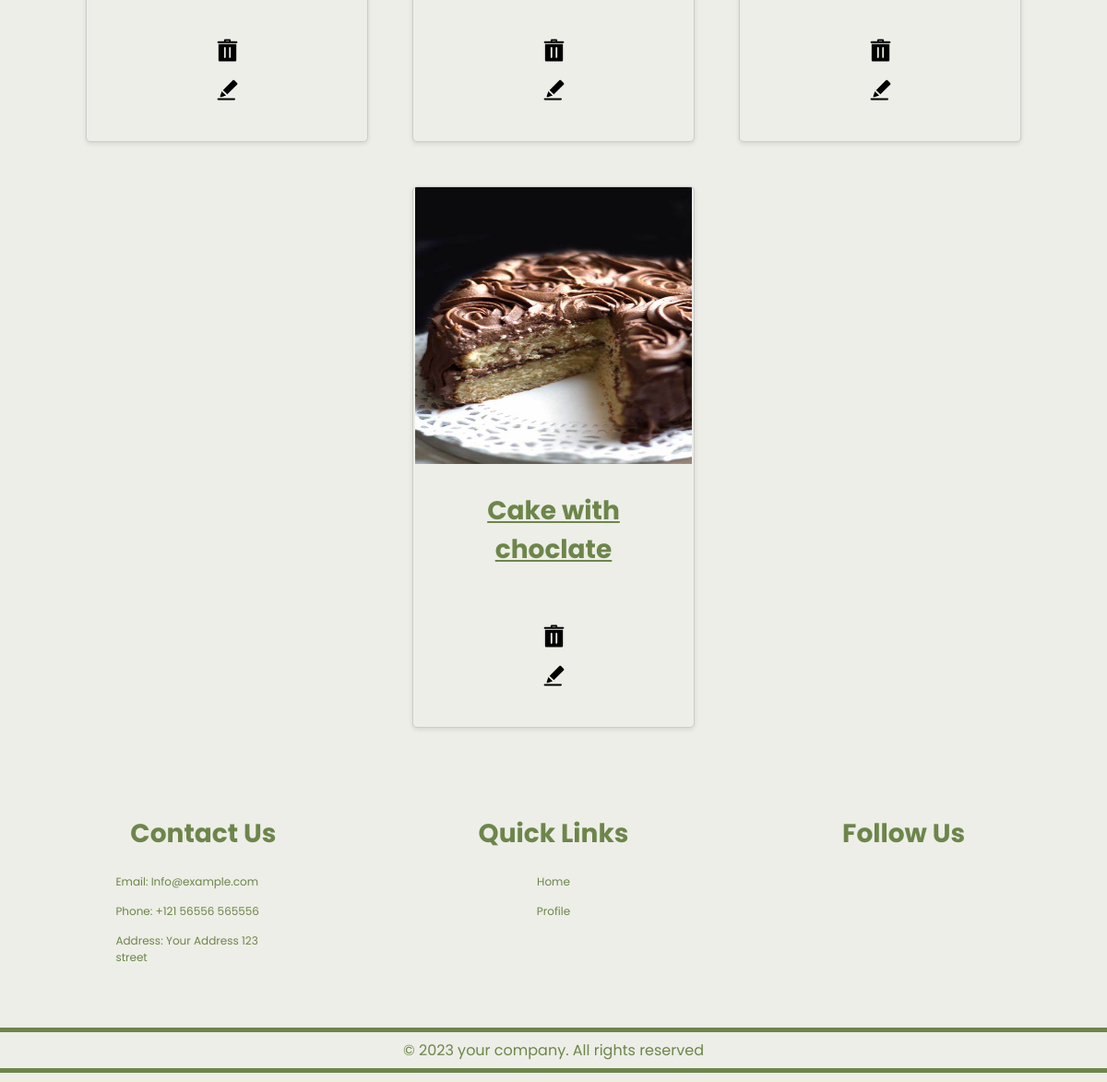
The app's page /home/adminpage/ (lower part), older data.
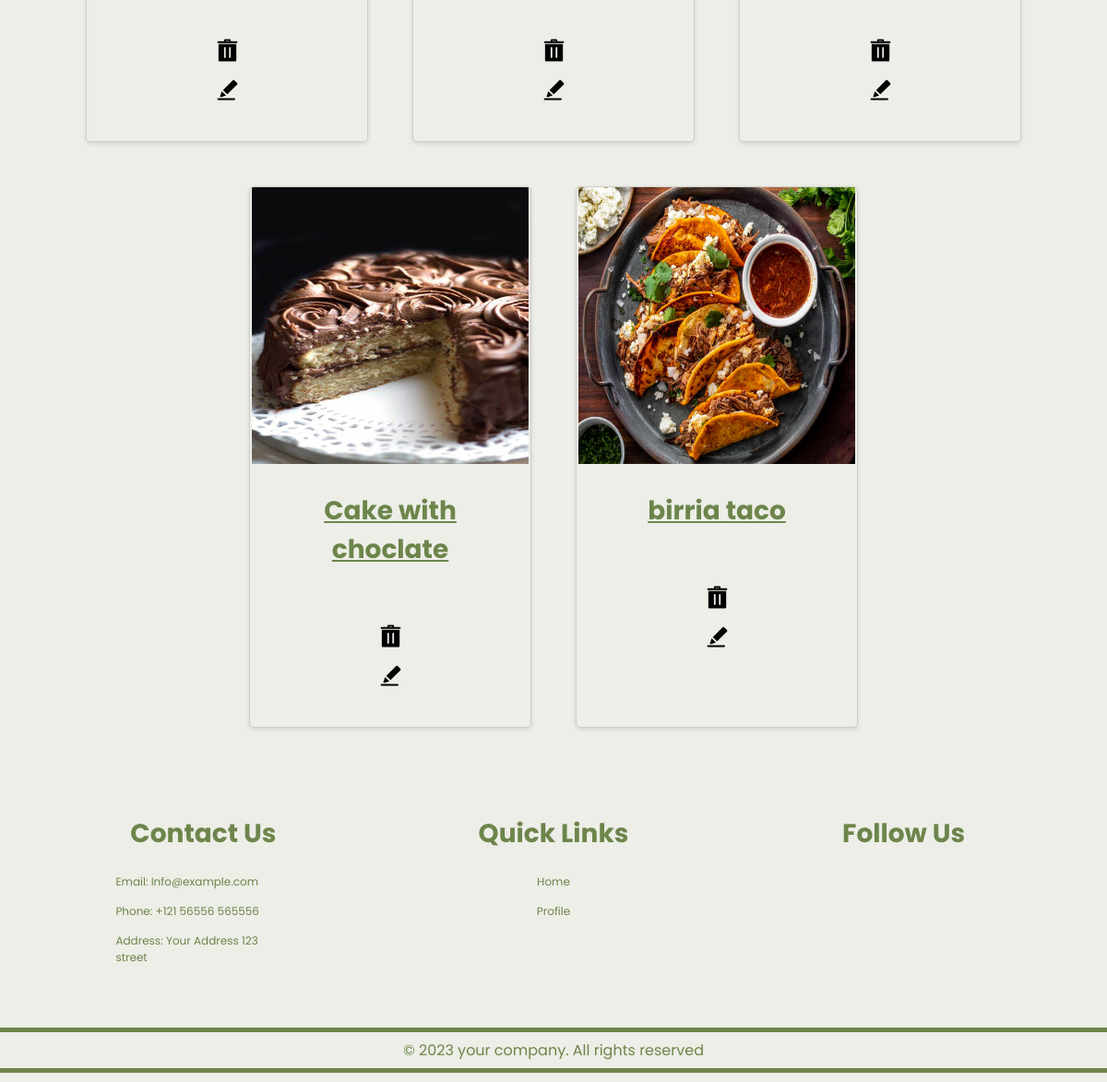
The same page, newer data.
### ad/models.py (models this page shows, shortened)
class Recipie (models.Model):
    y=[
        ('g', 'g'),
        ('mg', 'mg')
    ]
    COURSE_CHOICES = [
        ('main course', 'Main Course'),
        ('appetizers', 'Appetizers'),
        ('dessert', 'Dessert')
    ]
    authername = models.CharField(max_length=100, default="Unknown Author")
    title= models.CharField(max_length=100, null=True, blank=True)
    image= models.ImageField(upload_to='recipie/photos/')
    is_fav = models.BooleanField(default=False)
    serving = models.CharField(max_length=100, default="1 serving")
    total = models.CharField(max_length=100, default="0 min")
    prep = models.CharField(max_length=100, default="0 min")
    cook = models.CharField(max_length=100, default="0 min")
    serving_Hours = models.IntegerField(max_length=2, default=2)
    serving_minutes = models.IntegerField(max_length=2, default=00)
    serving_seconds = models.IntegerField(max_length=2, default=00)
    method = models.TextField(default='unknown')
    calories = models.DecimalField(max_digits=5, decimal_places=2, default=1)
    calories_unit = models.CharField(max_length=10, choices=y, default='g')
    fats = models.DecimalField(max_digits=5, decimal_places=2,default=1)
    fats_unit = models.CharField(max_length=10, choices=y, default='g')
    carbs = models.DecimalField(max_digits=5, decimal_places=2,default=1)
    carbs_unit = models.CharField(max_length=10, choices=y, default='g')
    protein = models.DecimalField(max_digits=5, decimal_places=2,default=1)
    protien_unit = models.CharField(max_length=10, choices=y, default='g')
    course = models.CharField(max_length=20, choices=COURSE_CHOICES, default='main_course')

### ad/views.py (the view)
# urls.py: path('adminpage/', views.index,name='adminpage'),
def index(request):
    return render(request,'admin/main.html',{'recipies':Recipie.objects.all()})

### Templates/admin/main.html (shortened to what this page needs)
{% load static %}
<link rel="stylesheet" href="{% static 'css/maina.css' %}">
<link rel="stylesheet" href="{% static 'css/nav.css' %}">
<!DOCTYPE html>
<html lang="en">
<head>
</head>
<body>
    <div class="apptable">
    <div class="mainc" id="recipeContainer" style="display: flex;" >
        {%for x in recipies%}
        <div class="card" style="width: 19rem; ">
        <img src="{{x.image.url}}" class="card-img-top" alt="..." width="300px" height="300px">
        <div class="card-body">
            <a href="{%url 'home:eachrecipieadmin' x.title%}" class="btn btn-secondary"><h3 class="card-title"><strong>{{x.title}}</strong></h3></a>
        </div>
        <div class="btn" >
            <form action="{% url 'home:delete_recipe' x.id %}" method="get">
                <button type="submit" style="border: none; background: none;">
                </button>
        </form>
        <form action="{% url 'home:edit' x.id %}" >
            <button type="submit" style="border: none; background: none;">
            </button>
        </form>
        </div>
        </div>
{%endfor%}
    </div>
    </div>
    <footer>
        <div class="container">
            <div class="footer-content">
                <h3>Contact Us</h3>
                <p>Email: Info@example.com</p>
                <p>Phone: +121 56556 565556</p>
                <p>Address: Your Address 123 street</p>
            </div>
            <div class="footer-content">
                <h3>Quick Links</h3>
                <ul class="list">
                        <li><a href="{%url 'home:adminpage'%}">Home</a></li>
                        <li><a href="{%url 'userauths:adprofile'%}">Profile</a></li>
                </ul>
            </div>
            <div class="footer-content">
                <h3>Follow Us</h3>
                <ul class="social-icons">
                    <li>
                    </li>
                    <li>
                    </li>
                    <li>
                    </li>
                    <li>
                    </li>
                </ul>
            </div>
        </div>
        <div class="bottom-bar">
            <p>&copy; 2023 your company. All rights reserved</p>
        </div>
    </footer>
</body>
</html>

Row changes from the older to the newer data that the page shows:
added Recipie: image (picture), title "birria taco"
